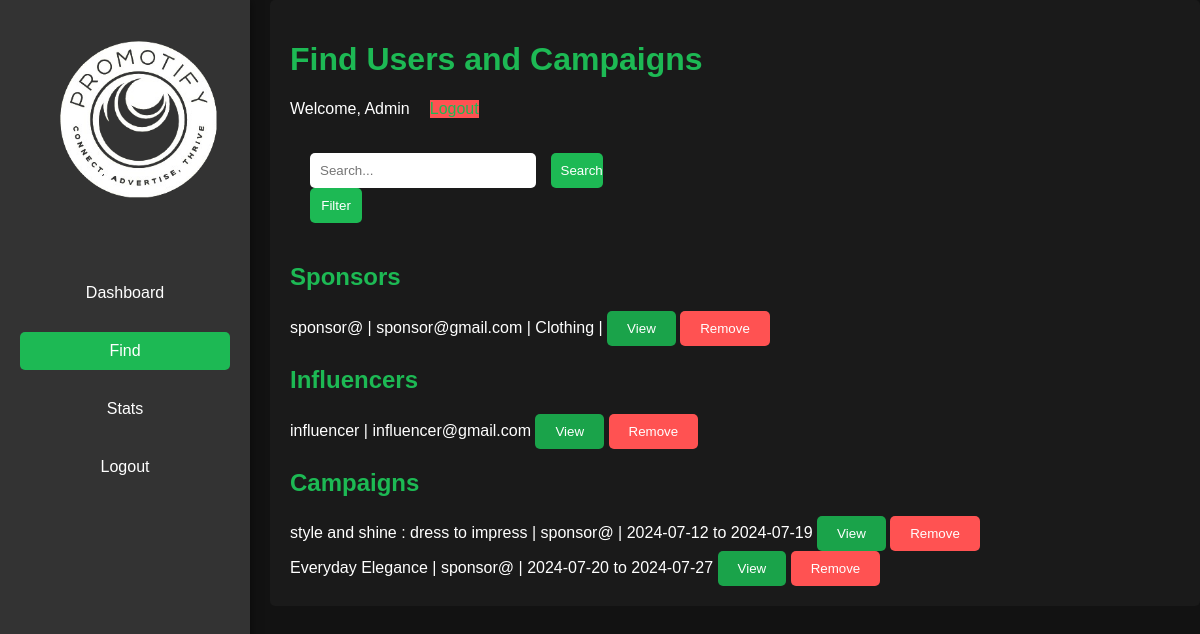
/afind, run on the app's committed database.
### main.py (models this page shows, shortened)
class Sponsor(db.Model):
    id = db.Column(db.Integer, primary_key=True)
    username = db.Column(db.String(150), unique=True, nullable=False)
    email = db.Column(db.String(150), unique=True, nullable=False)
    password = db.Column(db.String(150), nullable=False)
    industry = db.Column(db.String(150), nullable=False)

class Influencer(db.Model):
    id = db.Column(db.Integer, primary_key=True)
    username = db.Column(db.String(150), unique=True, nullable=False)
    email = db.Column(db.String(150), unique=True, nullable=False)
    password = db.Column(db.String(150), nullable=False)
    instagram = db.Column(db.String(150), unique=True, nullable=True)
    linkedin = db.Column(db.String(150), unique=True, nullable=True)
    twitter = db.Column(db.String(150), unique=True, nullable=True)
    youtube = db.Column(db.String(150), unique=True, nullable=True)
    campaigns = db.relationship('Campaign', secondary='application',
                                primaryjoin="and_(Influencer.id==Application.influencer_id, Application.status=='accepted')",
                                backref=db.backref('accepted_influencers', lazy='dynamic'))

class Campaign(db.Model):
    id = db.Column(db.Integer, primary_key=True)
    sponsor_id = db.Column(db.Integer, db.ForeignKey('sponsor.id'), nullable=False)
    name = db.Column(db.String(150), nullable=False)
    description = db.Column(db.Text, nullable=True)
    start_date = db.Column(db.Date, nullable=False)
    end_date = db.Column(db.Date, nullable=False)
    budget = db.Column(db.Float, nullable=False)
    status = db.Column(db.String(50))
    sponsor = db.relationship('Sponsor', backref=db.backref('campaigns', lazy=True))
    influencers = db.relationship('Influencer', secondary='application',
                                  primaryjoin="and_(Campaign.id==Application.campaign_id, Application.status=='accepted')",
                                  backref=db.backref('accepted_campaigns', lazy='dynamic'))

### main.py (the view)
@app.route('/afind')
def afind():
    search_query = request.args.get('search', '')
    filter_options = request.args.getlist('filter')
    sponsors = []
    influencers = []
    campaigns = []
    if 'sponsors' in filter_options or not filter_options:
        sponsors = Sponsor.query.filter(Sponsor.username.contains(search_query)).all()
    if 'influencers' in filter_options or not filter_options:
        influencers = Influencer.query.filter(Influencer.username.contains(search_query)).all()
    if 'campaigns' in filter_options or not filter_options:
        campaigns = Campaign.query.filter(Campaign.name.contains(search_query)).all()
    return render_template('afind.html',
                           sponsors=sponsors,
                           influencers=influencers,
                           campaigns=campaigns,
                           search_query=search_query,
                           filter_options=filter_options)

### templates/afind.html (shortened to what this page needs)
<!DOCTYPE html>
<html lang="en">
<head>
    <link rel="stylesheet" type="text/css" href="{{ url_for('static', filename='css/afind.css') }}">
</head>
<body>
    <div class="sidebar">
        <header class="header">
            <div class="logo">
                <img src="{{ url_for('static', filename='images/promotify.png') }}" alt="Promotify Logo">
            </div>
        </header>
        <nav class="nav">
            <ul>
                <li><a href="{{ url_for('admin_dash') }}">Dashboard</a></li>
                <li><a href="#" class="active">Find</a></li>
                <li><a href="{{ url_for('astats') }}">Stats</a></li>
                <li><a href="{{ url_for('admin_logout') }}">Logout</a></li>
            </ul>
        </nav>
    </div>
    <div class="main-content">
        <header>
            <h1>Find Users and Campaigns</h1>
            <div class="user-info">
                <span>Welcome, Admin</span>
                <a href="{{ url_for('admin_logout') }}" class="logout-btn">Logout</a>
            </div>
        </header>
        <section id="find">
            <div class="search-container">
                <form method="GET" action="{{ url_for('afind') }}">
                    <input type="text" id="search-input" name="search" placeholder="Search..." value="{{ search_query }}">
                    <button type="submit">Search</button>
                    <button type="button" onclick="toggleFilters()">Filter</button>
                </form>
            </div>
            <div id="results">
                <h2>Sponsors</h2>
                <div class="result-container" id="sponsors-container">
                    {% for sponsor in sponsors %}
                    <div class="result-item" data-type="sponsor" data-id="{{ sponsor.id }}">
                        <span>{{ sponsor.username }} | {{ sponsor.email }} | {{ sponsor.industry }} | {{ sponsor.property }}</span>
                        <button class="view-btn">View</button>
                        <form action="{{ url_for('remove_sponsor', sponsor_id=sponsor.id) }}" method="POST" style="display: inline;">
                            <button class="flag-btn" onclick="return confirm('Are you sure you want to remove this sponsor?');">Remove</button>
                        </form>
                    </div>
                    {% endfor %}
                </div>
                <h2>Influencers</h2>
                <div class="result-container" id="influencers-container">
                    {% for influencer in influencers %}
                    <div class="result-item" data-type="influencer" data-id="{{ influencer.id }}">
                        <span>{{ influencer.username }} | {{ influencer.email }}</span>
                        <button class="view-btn">View</button>
                        <form action="{{ url_for('remove_influencer', influencer_id=influencer.id) }}" method="POST" style="display: inline;">
                            <button class="flag-btn" onclick="return confirm('Are you sure you want to remove this influencer?')">Remove</button>
                        </form>
                    </div>
                    {% endfor %}
                </div>
                <h2>Campaigns</h2>
                <div class="result-container" id="campaigns-container">
                    {% for campaign in campaigns %}
                    <div class="result-item" data-type="campaign" data-id="{{ campaign.id }}">
                        <span>{{ campaign.name }} | {{ campaign.sponsor.username }} | {{ campaign.start_date }} to {{ campaign.end_date }}</span>
                        <button class="view-btn">View</button>
                        <form action="{{ url_for('remove_campaign', campaign_id=campaign.id) }}" method="POST" style="display: inline;">
                            <button class="flag-btn" onclick="return confirm('Are you sure you want to remove this campaign?')">Remove</button>
                        </form>
                    </div>
                    {% endfor %}
                </div>
            </div>
        </section>
    </div>
</body>
</html>

### static/css/afind.css (style rules this page uses)
body { margin: 0; padding: 0; font-family: 'Arial', sans-serif; background-color: #121212; color: #ffffff; }
a { color: #1db954; text-decoration: none; }
input, button { padding: 10px; border: none; border-radius: 5px; box-sizing: border-box; }
button { background-color: #1db954; color: #ffffff; cursor: pointer; }
h1, h2 { color: #1db954; }
.header, .sidebar, .main-content, .search-container, .campaign { padding: 20px; }
.header { display: flex; justify-content: space-between; align-items: center; }
.sidebar { width: 250px; background-color: #333; box-shadow: 0 0 10px rgba(0, 0, 0, 0.5); position: fixed; height: 100%; padding-top: 20px; box-sizing: border-box; }
.logo { width: 200px; margin: 0 auto 30px auto; display: flex; justify-content: center; }
.logo img { width: 200px; height: auto; }
.sidebar nav ul { list-style: none; padding: 0; }
.sidebar nav ul li { padding: 10px 0; text-align: center; }
.sidebar nav ul li a { text-decoration: none; color: #ffffff; padding: 10px 20px; display: block; text-decoration: none; border-radius: 5px; transition: background-color 0.3s; }
.sidebar nav ul li a:hover, .sidebar nav ul li a.active { background-color: #1db954; }
.main-content { margin-left: 270px; padding: 20px; background-color: #1a1a1a; border-radius: 5px; }
.user-info { display: flex; align-items: center; }
.user-info span { margin-right: 20px; }
.logout-btn { background-color: #ff5252; }
.search-container { display: flex; justify-content: space-between; align-items: center; margin-top: 15px; margin-bottom: 20px; }
.search-container input { width: 65%; margin-right: 10px; }
.search-container button { width: 15%; margin-right: 10px; }
.view-btn { padding: 10px 20px; background-color: #1aa34a; border-radius: 5px; }
.flag-btn { background-color: #ff5252; padding: 10px 20px; border-radius: 5px; }

### data on the page
Sponsor: username "sponsor@", email "sponsor@gmail.com", industry "Clothing"
Influencer: username "influencer", email "influencer@gmail.com"
Campaign: name "style and shine : dress to impress", sponsor.username "sponsor@", start_date "2024-07-12", end_date "2024-07-19"
Campaign: name "Everyday Elegance", sponsor.username "sponsor@", start_date "2024-07-20", end_date "2024-07-27"
